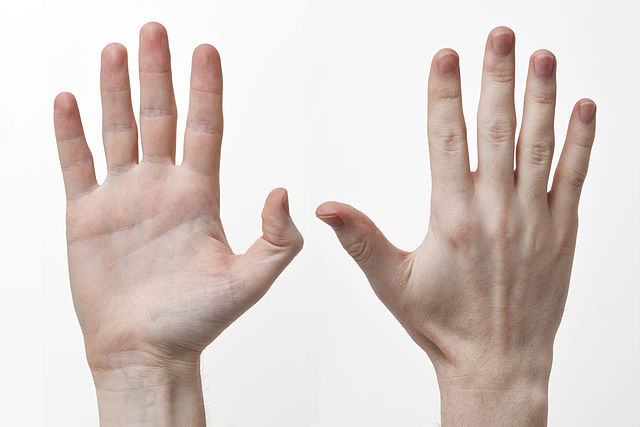
#> input picture hand.jpg, 640 x 427 px, found by its file name
$ python 6trackbars.py
#> lines starting #> are read from the running program, lines starting #| are printed output that depends on the picture; after the words box and inside, x2 and y2 are one past the last pixel; in counts of white or black regions, pixels touching at a corner belong together
import cv2
import numpy as np

def nothing (x):
    pass
def createTrackbar():
    cv2.namedWindow("thresholding")
    cv2.createTrackbar("H_min","thresholding",0,255,nothing)
    cv2.createTrackbar("H_max","thresholding",0,255,nothing)
    cv2.createTrackbar("S_min","thresholding",0,255,nothing)
    cv2.createTrackbar("S_max","thresholding",0,255,nothing)
    cv2.createTrackbar("V_min","thresholding",0,255,nothing)
    cv2.createTrackbar("V_max","thresholding",0,255,nothing)

img= cv2.imread("images/hand.jpg")
#> img is the input picture: shape (427, 640, 3); mean B, G, R 201.5, 206.4, 218.3
cv2.imshow("original image",img)
img_graycolor=cv2.cvtColor(img, cv2.COLOR_BGR2GRAY)
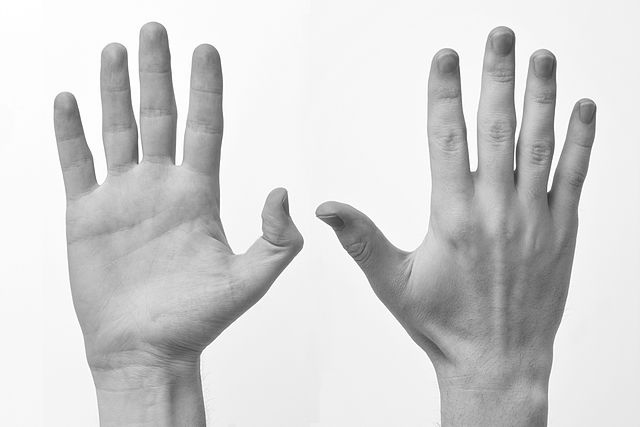
#> img_graycolor: shape (427, 640); min 47, max 255, mean 209.4
cv2.imshow("grayscale image",img_graycolor)

createTrackbar()
#> slider 'H_min' is set to 51
#> slider 'H_max' is set to 255
#> slider 'S_min' is set to 51
#> slider 'S_max' is set to 255
#> slider 'V_min' is set to 51
#> slider 'V_max' is set to 255
while True:
    H_min=cv2.getTrackbarPos("H_min","thresholding")
    H_max=cv2.getTrackbarPos("H_max","thresholding")
    V_min=cv2.getTrackbarPos("V_min","thresholding")
    V_max=cv2.getTrackbarPos("V_max","thresholding")
    S_min=cv2.getTrackbarPos("S_min","thresholding")
    S_max=cv2.getTrackbarPos("S_max","thresholding")
    img_hsv=cv2.cvtColor(img, cv2.COLOR_BGR2HSV)
#> img_hsv: shape (427, 640, 3); mean H, S, V 9.6, 24.8, 218.4
    lower=np.array([H_min,S_min,V_min])
    upper=np.array([H_max,S_max,V_max])
    thresh_img=cv2.inRange(img,lower,upper)
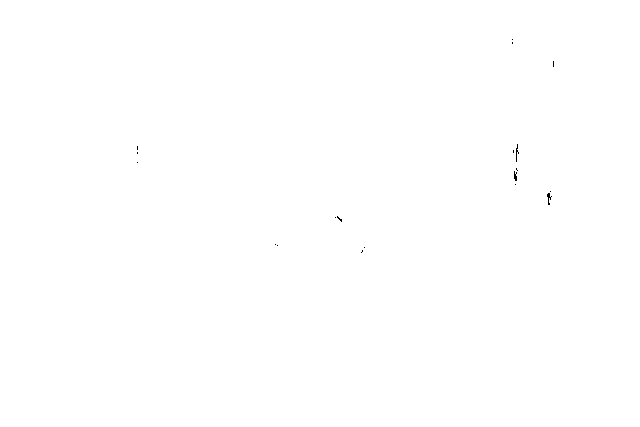
#> thresh_img: shape (427, 640); 100% white; black in thin lines or dots, all inside (x1, y1, x2, y2) = (137, 39, 554, 253)
    imagecopy=img.copy()

    cv2.imshow("threshimage",thresh_img)
    contours,_=cv2.findContours(thresh_img,cv2.RETR_TREE,cv2.CHAIN_APPROX_SIMPLE)
#> contours = 25 contours, 21 with area under 20; largest, box (x1, y1, x2, y2) and area: (0, 0, 640, 427) 272214, (546, 192, 552, 206) 40, (515, 143, 519, 163) 39, (513, 170, 518, 182) 30
    print(contours)
#> (printed output is left out)
    cv2.drawContours(imagecopy,contours,2,(50,255,246),2)
#> imagecopy: shape (427, 640, 3); 0.01% of pixels changed, all inside (x1, y1, x2, y2) = (360, 248, 365, 254)
    cv2.imshow("show image",imagecopy)
    key=cv2.waitKey(1)
#> (key q is pressed here)
    if(key==ord('q')):
        break
cv2.waitKey(0)
cv2.destroyAllWindows()

$ run again, with colors.jpeg copied over hand.jpg
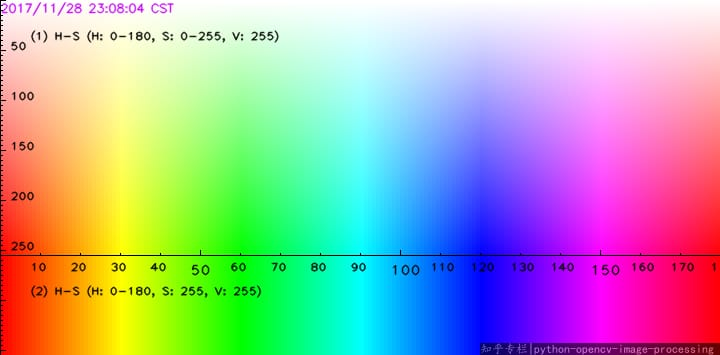
#> input picture colors.jpeg, 720 x 355 px, found by its file name
#> img is the input picture: shape (355, 720, 3); mean B, G, R 170.9, 171.2, 169.8
#> `img_graycolor=cv2.cvtColor(img, cv2.COLOR_BGR2GRAY)`:
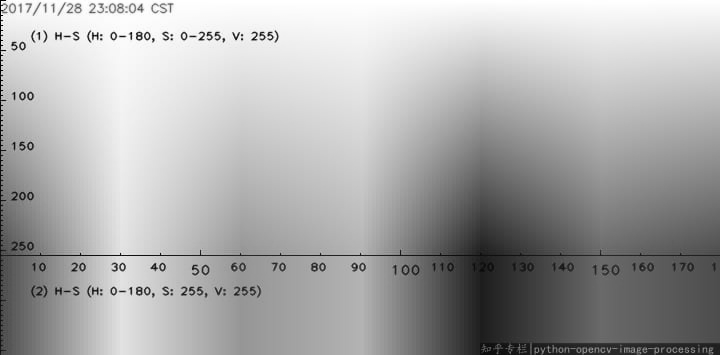
#> img_graycolor: shape (355, 720); min 0, max 255, mean 170.8
#> img_hsv: shape (355, 720, 3); mean H, S, V 90.4, 162.3, 249.4
#> `thresh_img=cv2.inRange(img,lower,upper)`:
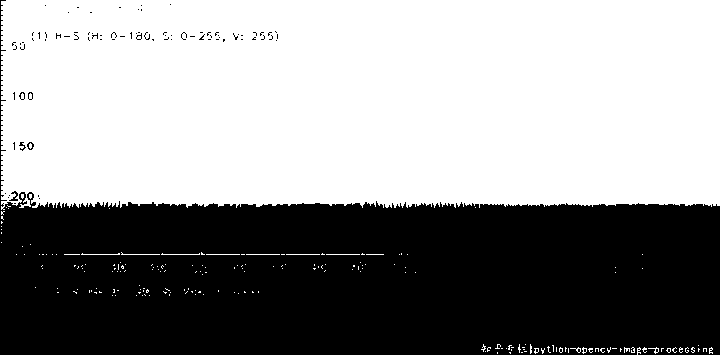
#> thresh_img: shape (355, 720); 57.7% white; 82 black regions (76 under 20 px)
#> contours = 343 contours, 334 with area under 20; largest, box (x1, y1, x2, y2) and area: (1, 0, 720, 210) 145848, (8, 190, 19, 202) 60, (26, 141, 35, 151) 52, (18, 141, 27, 152) 42, (18, 91, 26, 100) 33
#| [array([[[521, 352]],
#|        [[522, 352]]], dtype=int32), array([[[509, 352]],
#|        [[510, 353]],
#|        [[510, 352]]], dtype=int32), array([[[497, 352]],
#|        [[497, 353]]], dtype=int32), array([[[524, 351]],
#|        [[526, 351]]], dtype=int32), array([[[485, 351]]], dtype=int32), array([[[523, 349]],
#> (further printed lines are left out)
#> imagecopy: shape (355, 720, 3); under 0.01% of pixels changed, all inside (x1, y1, x2, y2) = (496, 351, 499, 355)
